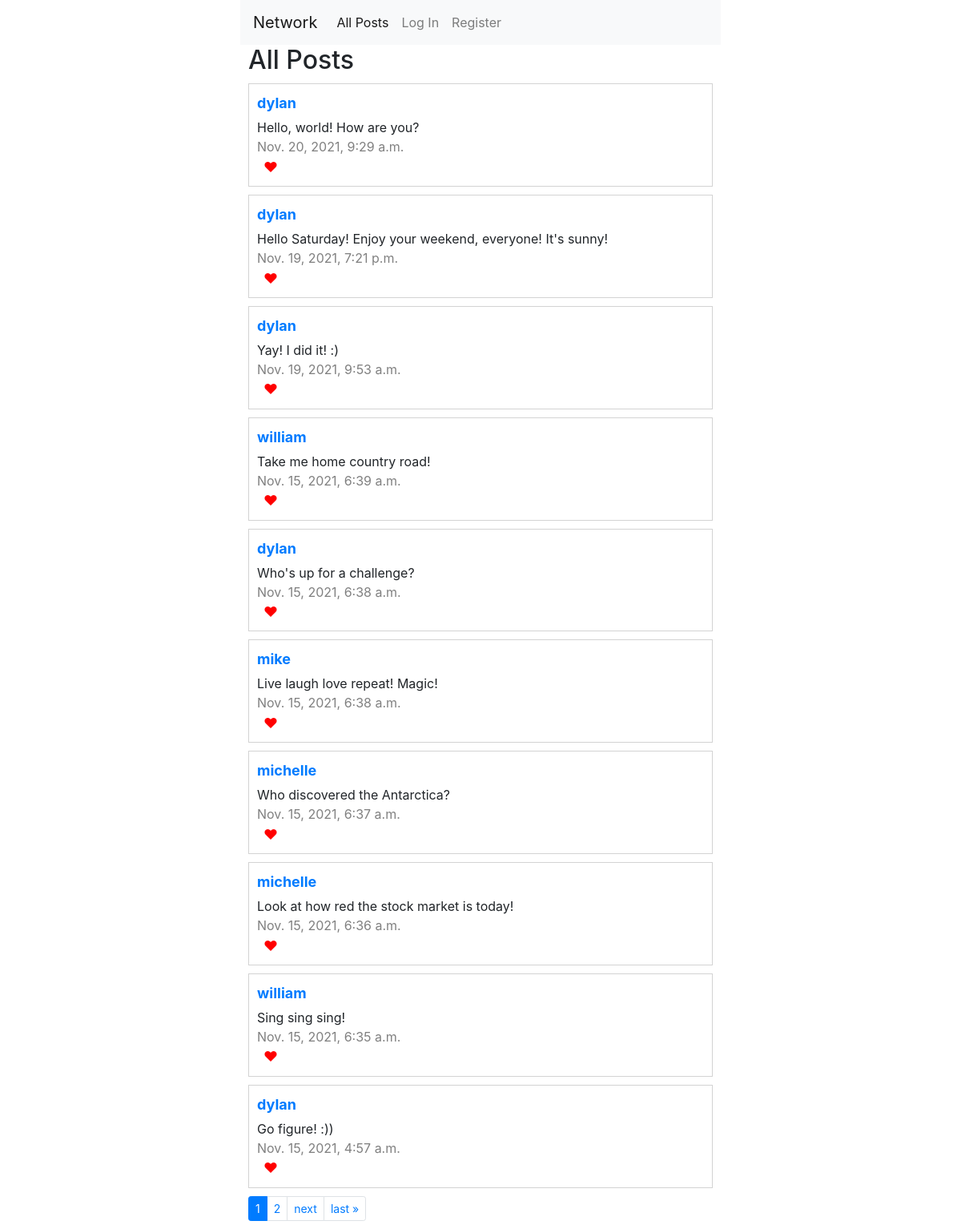
The page / on the database its author committed.
### network/models.py (models this page shows, shortened)
class Post(models.Model):
    author = models.ForeignKey(
        User, on_delete=models.CASCADE, related_name="posts")
    content = models.CharField(max_length=POST_MAX_LENGTH, validators=[MaxLengthValidator(
        POST_MAX_LENGTH, "Must be less than 280 characters.")])
    timestamp = models.DateTimeField(auto_now_add=True)

class User(AbstractUser):
    def __str__(self):
        return f"{self.username}"

### network/views.py (the view)
# urls.py: path("", views.index, name="index"),
def index(request):
    if request.method == "POST":
        content = request.POST["content"]
        if content != "":
            p = Post(author=request.user, content=content)
            p.save()
    posts = Post.objects.all().order_by('-timestamp')
    return render(request, "network/index.html", {
        "heading": "All Posts",
        'page_obj': paginate_posts(request, posts),
    })

### network/util.py (called while the page is built)
def paginate_posts(request, posts):
    paginator = Paginator(posts, POSTS_PER_PAGE)
    page_number = request.GET.get('page')
    page_obj = paginator.get_page(page_number)
    return page_obj

### network/templates/network/index.html (shortened to what this page needs)
{% extends "network/layout.html" %}
{% load static %}
{% block body %}
    <h2>{{ heading }}</h2>
    {% include 'network/posts.html' %}
{% endblock %}

### network/templates/network/posts.html (shortened to what this page needs)
{% load static %}
<div class="posts">
    {% for post in page_obj %}
        <div class="postbox">
            <div class="postauthor"><a href="{% url 'profile' post.author.id %}">{{ post.author.username }}</a></div>
            <div id="post-content-{{ post.id }}">{{ post.content }}</div>
            <div class="postdate">{{ post.timestamp }}</div>
            <div class="likes">
                <span data-postid="{{ post.id }}" class="like-icon align-middle">&hearts;</span>
            </div>
        </div>
    {% endfor %}
    {% if not page_obj.object_list %}
        <span class="pagination">No posts.</span>
    {% else %}
        <nav aria-label="pagination">
            <ul class="pagination pagination-sm">
                {% for i in page_obj.paginator.page_range %}
                    {% if i == page_obj.number %}
                        <li class="page-item active">
                            <a class="page-link" href="?page={{ i }}">{{ i }}</a>
                        </li>
                    {% elif i <= page_obj.number|add:'1' and i >= page_obj.number|add:'-1' %}
                        <li class="page-item">
                            <a class="page-link" href="?page={{ i }}">{{ i }}</a>
                        </li>
                    {% endif %}
                {% endfor %}
                {% if page_obj.has_next %}
                    <li class="page-item">
                        <a class="page-link" href="?page={{ page_obj.next_page_number }}">next</a>
                    </li>
                    <li class="page-item">
                        <a class="page-link" href="?page={{ page_obj.paginator.num_pages }}">last &raquo;</a>
                    </li>
                {% endif %}
            </ul>
        </nav>
    {% endif %}
</div>

### network/static/network/styles.css (style rules this page uses)
@media only screen and (min-width: 992px) { body { max-width: 600px; } }
body { cursor: pointer; }
h2 { margin-left: 10px; }
.following, .followbtn, .pagination { margin: 10px; }
.postbox { border: 1px solid lightgrey; margin: 10px; padding: 10px; }
.postauthor { font-size: large; font-weight: bold; margin-bottom: 5px; }
.postdate { color: grey; }
.like-icon { padding: 0 8px; font-size: 1.1em; color: red; }

### rows shown on the page
Post: author.username "dylan", content "Hello, world! How are you?", timestamp "Nov. 20, 2021, 9:29 a.m."
Post: author.username "dylan", content "Hello Saturday! Enjoy your weekend, everyone! It's sunny!", timestamp "Nov. 19, 2021, 7:21 p.m."
Post: author.username "dylan", content "Yay! I did it! :)", timestamp "Nov. 19, 2021, 9:53 a.m."
Post: author.username "william", content "Take me home country road!", timestamp "Nov. 15, 2021, 6:39 a.m."
Post: author.username "dylan", content "Who's up for a challenge?", timestamp "Nov. 15, 2021, 6:38 a.m."
Post: author.username "mike", content "Live laugh love repeat! Magic!", timestamp "Nov. 15, 2021, 6:38 a.m."
Post: author.username "michelle", content "Who discovered the Antarctica?", timestamp "Nov. 15, 2021, 6:37 a.m."
Post: author.username "michelle", content "Look at how red the stock market is today!", timestamp "Nov. 15, 2021, 6:36 a.m."
Post: author.username "william", content "Sing sing sing!", timestamp "Nov. 15, 2021, 6:35 a.m."
Post: author.username "dylan", content "Go figure! :))", timestamp "Nov. 15, 2021, 4:57 a.m."

### other values the page prints
{{ heading }} "All Posts"
{{ i }} "1"
{{ i }} "2"
